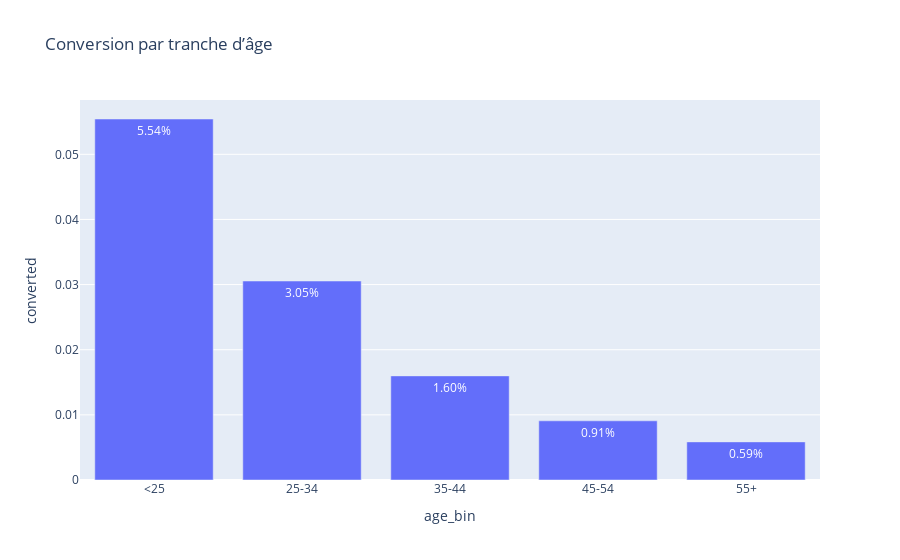

Notebook source saved alongside this figure:
### Markdown cell above
## Taux de conversion par tranche d’âge

### Code cell
df_age = df.copy()

df_age["age_bin"] = pd.cut(
    df_age["age"],
    bins=[0, 24, 34, 44, 54, 80],
    labels=["<25", "25-34", "35-44", "45-54", "55+"]
)

age_conv = (
    df_age.groupby("age_bin")["converted"]
          .mean()
          .reset_index()
)

px.bar(
    age_conv,
    x="age_bin",
    y="converted",
    text_auto=".2%",
    title="Conversion par tranche d’âge"
).show()

### Figure 1 — Plotly figure (JSON) as saved in the notebook; plotly's stock layout.template omitted (floating-point values rounded to 4 significant figures)
{"data": [{"alignmentgroup": "True", "hovertemplate": "age_bin=%{x}<br>converted=%{y}<extra></extra>", "legendgroup": "", "marker": {"color": "#636efa", "pattern": {"shape": ""}}, "name": "", "offsetgroup": "", "orientation": "v", "showlegend": false, "textposition": "auto", "texttemplate": "%{y:.2%}", "type": "bar", "x": ["<25", "25-34", "35-44", "45-54", "55+"], "xaxis": "x", "y": [0.05542, 0.03055, 0.01598, 0.009085, 0.005852], "yaxis": "y"}], "layout": {"barmode": "relative", "legend": {"tracegroupgap": 0}, "title": {"text": "Conversion par tranche d’âge"}, "xaxis": {"anchor": "y", "domain": [0, 1], "title": {"text": "age_bin"}}, "yaxis": {"anchor": "x", "domain": [0, 1], "title": {"text": "converted"}}}}
